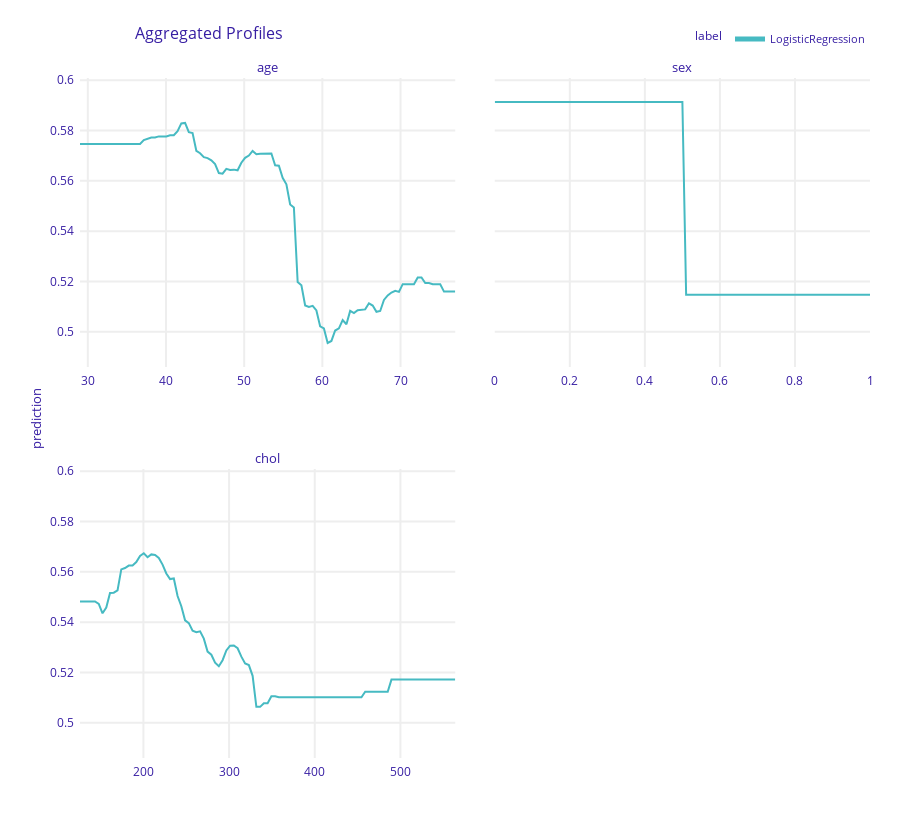
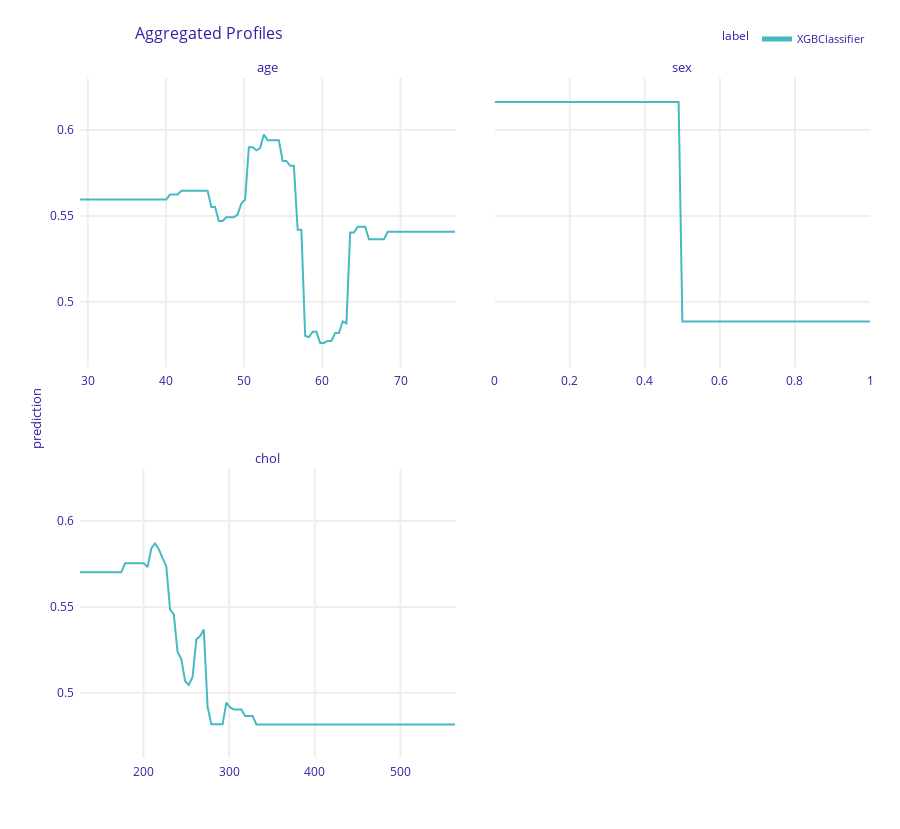

The code cell stored with these charts, in order, in its notebook:
### Code cell
pdp2.plot(variables=['age', 'sex', 'chol'])
pdp.plot(variables=['age', 'sex', 'chol'])

### Figure 1 — Plotly figure (JSON) as saved in the notebook; plotly's stock layout.template omitted (floating-point values rounded to 4 significant figures; data arrays with more than 128 entries replaced by an {"elided": "..."} marker saying what was removed)
{"data": [{"customdata": {"elided": "101x3 mixed values"}, "hovertemplate": "<b>%{hovertext}</b><br><br>prediction=%{y:.3f}<br>mean_prediction=%{customdata[0]:.3f}<extra></extra>", "hovertext": ["LogisticRegression", "LogisticRegression", "LogisticRegression", "LogisticRegression", "LogisticRegression", "LogisticRegression", "LogisticRegression", "LogisticRegression", "LogisticRegression", "LogisticRegression", "LogisticRegression", "LogisticRegression", "LogisticRegression", "LogisticRegression", "LogisticRegression", "LogisticRegression", "LogisticRegression", "LogisticRegression", "LogisticRegression", "LogisticRegression", "LogisticRegression", "LogisticRegression", "LogisticRegression", "LogisticRegression", "LogisticRegression", "LogisticRegression", "LogisticRegression", "LogisticRegression", "LogisticRegression", "LogisticRegression", "LogisticRegression", "LogisticRegression", "LogisticRegression", "LogisticRegression", "LogisticRegression", "LogisticRegression", "LogisticRegression", "LogisticRegression", "LogisticRegression", "LogisticRegression", "LogisticRegression", "LogisticRegression", "LogisticRegression", "LogisticRegression", "LogisticRegression", "LogisticRegression", "LogisticRegression", "LogisticRegression", "LogisticRegression", "LogisticRegression", "LogisticRegression", "LogisticRegression", "LogisticRegression", "LogisticRegression", "LogisticRegression", "LogisticRegression", "LogisticRegression", "LogisticRegression", "LogisticRegression", "LogisticRegression", "LogisticRegression", "LogisticRegression", "LogisticRegression", "LogisticRegression", "LogisticRegression", "LogisticRegression", "LogisticRegression", "LogisticRegression", "LogisticRegression", "LogisticRegression", "LogisticRegression", "LogisticRegression", "LogisticRegression", "LogisticRegression", "LogisticRegression", "LogisticRegression", "LogisticRegression", "LogisticRegression", "LogisticRegression", "LogisticRegression", "LogisticRegression", "LogisticRegression", "LogisticRegression", "LogisticRegression", "LogisticRegression", "LogisticRegression", "LogisticRegression", "LogisticRegression", "LogisticRegression", "LogisticRegression", "LogisticRegression", "LogisticRegression", "LogisticRegression", "LogisticRegression", "LogisticRegression", "LogisticRegression", "LogisticRegression", "LogisticRegression", "LogisticRegression", "LogisticRegression", "LogisticRegression"], "legendgroup": "LogisticRegression", "line": {"color": "#46bac2", "dash": "solid", "width": 2}, "marker": {"symbol": "circle"}, "mode": "lines", "name": "LogisticRegression", "orientation": "v", "showlegend": true, "x": [29.0, 29.48, 29.96, 30.44, 30.92, 31.4, 31.88, 32.36, 32.84, 33.32, 33.8, 34.28, 34.76, 35.24, 35.72, 36.2, 36.68, 37.16, 37.64, 38.12, 38.6, 39.08, 39.56, 40.04, 40.52, 41.0, 41.48, 41.96, 42.44, 42.92, 43.4, 43.88, 44.36, 44.84, 45.32, 45.8, 46.28, 46.76, 47.24, 47.72, 48.2, 48.68, 49.16, 49.64, 50.12, 50.6, 51.08, 51.56, 52.04, 52.52, 53.0, 53.48, 53.96, 54.44, 54.92, 55.4, 55.88, 56.36, 56.84, 57.32, 57.8, 58.28, 58.76, 59.24, 59.72, 60.2, 60.68, 61.16, 61.64, 62.12, 62.6, 63.08, 63.56, 64.04, 64.52, 65.0, 65.48, 65.96, 66.44, 66.92, 67.4, 67.88, 68.36, 68.84, 69.32, 69.8, 70.28, 70.76, 71.24, 71.72, 72.2, 72.68, 73.16, 73.64, 74.12, 74.6, 75.08, 75.56, 76.04, 76.52, 77.0], "xaxis": "x3", "y": [0.5747, 0.5747, 0.5747, 0.5747, 0.5747, 0.5747, 0.5747, 0.5747, 0.5747, 0.5747, 0.5747, 0.5747, 0.5747, 0.5747, 0.5747, 0.5747, 0.5747, 0.5762, 0.5766, 0.5773, 0.5773, 0.5777, 0.5777, 0.5777, 0.5781, 0.5781, 0.5798, 0.5828, 0.583, 0.5793, 0.579, 0.572, 0.571, 0.5694, 0.569, 0.5682, 0.5667, 0.5631, 0.5628, 0.5648, 0.5643, 0.5645, 0.5642, 0.5672, 0.5691, 0.5701, 0.5719, 0.5706, 0.5708, 0.5708, 0.5708, 0.5709, 0.5662, 0.566, 0.5612, 0.5587, 0.5506, 0.5495, 0.5198, 0.5185, 0.5105, 0.5099, 0.5103, 0.5085, 0.5021, 0.5013, 0.4956, 0.4963, 0.5005, 0.5013, 0.5047, 0.503, 0.5083, 0.5074, 0.5086, 0.5086, 0.5089, 0.5113, 0.5104, 0.5079, 0.5083, 0.5126, 0.5144, 0.5156, 0.5163, 0.5159, 0.5189, 0.5189, 0.5189, 0.5189, 0.5216, 0.5216, 0.5194, 0.5194, 0.5189, 0.5189, 0.5189, 0.516, 0.516, 0.516, 0.516], "yaxis": "y3", "type": "scatter", "opacity": 1}, {"customdata": {"elided": "101x3 mixed values"}, "hovertemplate": "<b>%{hovertext}</b><br><br>prediction=%{y:.3f}<br>mean_prediction=%{customdata[0]:.3f}<extra></extra>", "hovertext": ["LogisticRegression", "LogisticRegression", "LogisticRegression", "LogisticRegression", "LogisticRegression", "LogisticRegression", "LogisticRegression", "LogisticRegression", "LogisticRegression", "LogisticRegression", "LogisticRegression", "LogisticRegression", "LogisticRegression", "LogisticRegression", "LogisticRegression", "LogisticRegression", "LogisticRegression", "LogisticRegression", "LogisticRegression", "LogisticRegression", "LogisticRegression", "LogisticRegression", "LogisticRegression", "LogisticRegression", "LogisticRegression", "LogisticRegression", "LogisticRegression", "LogisticRegression", "LogisticRegression", "LogisticRegression", "LogisticRegression", "LogisticRegression", "LogisticRegression", "LogisticRegression", "LogisticRegression", "LogisticRegression", "LogisticRegression", "LogisticRegression", "LogisticRegression", "LogisticRegression", "LogisticRegression", "LogisticRegression", "LogisticRegression", "LogisticRegression", "LogisticRegression", "LogisticRegression", "LogisticRegression", "LogisticRegression", "LogisticRegression", "LogisticRegression", "LogisticRegression", "LogisticRegression", "LogisticRegression", "LogisticRegression", "LogisticRegression", "LogisticRegression", "LogisticRegression", "LogisticRegression", "LogisticRegression", "LogisticRegression", "LogisticRegression", "LogisticRegression", "LogisticRegression", "LogisticRegression", "LogisticRegression", "LogisticRegression", "LogisticRegression", "LogisticRegression", "LogisticRegression", "LogisticRegression", "LogisticRegression", "LogisticRegression", "LogisticRegression", "LogisticRegression", "LogisticRegression", "LogisticRegression", "LogisticRegression", "LogisticRegression", "LogisticRegression", "LogisticRegression", "LogisticRegression", "LogisticRegression", "LogisticRegression", "LogisticRegression", "LogisticRegression", "LogisticRegression", "LogisticRegression", "LogisticRegression", "LogisticRegression", "LogisticRegression", "LogisticRegression", "LogisticRegression", "LogisticRegression", "LogisticRegression", "LogisticRegression", "LogisticRegression", "LogisticRegression", "LogisticRegression", "LogisticRegression", "LogisticRegression", "LogisticRegression"], "legendgroup": "LogisticRegression", "line": {"color": "#46bac2", "dash": "solid", "width": 2}, "marker": {"symbol": "circle"}, "mode": "lines", "name": "LogisticRegression", "orientation": "v", "showlegend": false, "x": [0.0, 0.01, 0.02, 0.03, 0.04, 0.05, 0.06, 0.07, 0.08, 0.09, 0.1, 0.11, 0.12, 0.13, 0.14, 0.15, 0.16, 0.17, 0.18, 0.19, 0.2, 0.21, 0.22, 0.23, 0.24, 0.25, 0.26, 0.27, 0.28, 0.29, 0.3, 0.31, 0.32, 0.33, 0.34, 0.35, 0.36, 0.37, 0.38, 0.39, 0.4, 0.41, 0.42, 0.43, 0.44, 0.45, 0.46, 0.47, 0.48, 0.49, 0.5, 0.51, 0.52, 0.53, 0.54, 0.55, 0.56, 0.57, 0.58, 0.59, 0.6, 0.61, 0.62, 0.63, 0.64, 0.65, 0.66, 0.67, 0.68, 0.69, 0.7, 0.71, 0.72, 0.73, 0.74, 0.75, 0.76, 0.77, 0.78, 0.79, 0.8, 0.81, 0.82, 0.83, 0.84, 0.85, 0.86, 0.87, 0.88, 0.89, 0.9, 0.91, 0.92, 0.93, 0.94, 0.95, 0.96, 0.97, 0.98, 0.99, 1.0], "xaxis": "x4", "y": [0.5913, 0.5913, 0.5913, 0.5913, 0.5913, 0.5913, 0.5913, 0.5913, 0.5913, 0.5913, 0.5913, 0.5913, 0.5913, 0.5913, 0.5913, 0.5913, 0.5913, 0.5913, 0.5913, 0.5913, 0.5913, 0.5913, 0.5913, 0.5913, 0.5913, 0.5913, 0.5913, 0.5913, 0.5913, 0.5913, 0.5913, 0.5913, 0.5913, 0.5913, 0.5913, 0.5913, 0.5913, 0.5913, 0.5913, 0.5913, 0.5913, 0.5913, 0.5913, 0.5913, 0.5913, 0.5913, 0.5913, 0.5913, 0.5913, 0.5913, 0.5913, 0.5147, 0.5147, 0.5147, 0.5147, 0.5147, 0.5147, 0.5147, 0.5147, 0.5147, 0.5147, 0.5147, 0.5147, 0.5147, 0.5147, 0.5147, 0.5147, 0.5147, 0.5147, 0.5147, 0.5147, 0.5147, 0.5147, 0.5147, 0.5147, 0.5147, 0.5147, 0.5147, 0.5147, 0.5147, 0.5147, 0.5147, 0.5147, 0.5147, 0.5147, 0.5147, 0.5147, 0.5147, 0.5147, 0.5147, 0.5147, 0.5147, 0.5147, 0.5147, 0.5147, 0.5147, 0.5147, 0.5147, 0.5147, 0.5147, 0.5147], "yaxis": "y4", "type": "scatter", "opacity": 1}, {"customdata": {"elided": "101x3 mixed values"}, "hovertemplate": "<b>%{hovertext}</b><br><br>prediction=%{y:.3f}<br>mean_prediction=%{customdata[0]:.3f}<extra></extra>", "hovertext": ["LogisticRegression", "LogisticRegression", "LogisticRegression", "LogisticRegression", "LogisticRegression", "LogisticRegression", "LogisticRegression", "LogisticRegression", "LogisticRegression", "LogisticRegression", "LogisticRegression", "LogisticRegression", "LogisticRegression", "LogisticRegression", "LogisticRegression", "LogisticRegression", "LogisticRegression", "LogisticRegression", "LogisticRegression", "LogisticRegression", "LogisticRegression", "LogisticRegression", "LogisticRegression", "LogisticRegression", "LogisticRegression", "LogisticRegression", "LogisticRegression", "LogisticRegression", "LogisticRegression", "LogisticRegression", "LogisticRegression", "LogisticRegression", "LogisticRegression", "LogisticRegression", "LogisticRegression", "LogisticRegression", "LogisticRegression", "LogisticRegression", "LogisticRegression", "LogisticRegression", "LogisticRegression", "LogisticRegression", "LogisticRegression", "LogisticRegression", "LogisticRegression", "LogisticRegression", "LogisticRegression", "LogisticRegression", "LogisticRegression", "LogisticRegression", "LogisticRegression", "LogisticRegression", "LogisticRegression", "LogisticRegression", "LogisticRegression", "LogisticRegression", "LogisticRegression", "LogisticRegression", "LogisticRegression", "LogisticRegression", "LogisticRegression", "LogisticRegression", "LogisticRegression", "LogisticRegression", "LogisticRegression", "LogisticRegression", "LogisticRegression", "LogisticRegression", "LogisticRegression", "LogisticRegression", "LogisticRegression", "LogisticRegression", "LogisticRegression", "LogisticRegression", "LogisticRegression", "LogisticRegression", "LogisticRegression", "LogisticRegression", "LogisticRegression", "LogisticRegression", "LogisticRegression", "LogisticRegression", "LogisticRegression", "LogisticRegression", "LogisticRegression", "LogisticRegression", "LogisticRegression", "LogisticRegression", "LogisticRegression", "LogisticRegression", "LogisticRegression", "LogisticRegression", "LogisticRegression", "LogisticRegression", "LogisticRegression", "LogisticRegression", "LogisticRegression", "LogisticRegression", "LogisticRegression", "LogisticRegression", "LogisticRegression"], "legendgroup": "LogisticRegression", "line": {"color": "#46bac2", "dash": "solid", "width": 2}, "marker": {"symbol": "circle"}, "mode": "lines", "name": "LogisticRegression", "orientation": "v", "showlegend": false, "x": [126.0, 130.4, 134.8, 139.1, 143.5, 147.9, 152.3, 156.7, 161.0, 165.4, 169.8, 174.2, 178.6, 182.9, 187.3, 191.7, 196.1, 200.5, 204.8, 209.2, 213.6, 218.0, 222.4, 226.7, 231.1, 235.5, 239.9, 244.3, 248.6, 253.0, 257.4, 261.8, 266.2, 270.5, 274.9, 279.3, 283.7, 288.1, 292.4, 296.8, 301.2, 305.6, 310.0, 314.3, 318.7, 323.1, 327.5, 331.9, 336.2, 340.6, 345.0, 349.4, 353.8, 358.1, 362.5, 366.9, 371.3, 375.7, 380.0, 384.4, 388.8, 393.2, 397.6, 401.9, 406.3, 410.7, 415.1, 419.5, 423.8, 428.2, 432.6, 437.0, 441.4, 445.7, 450.1, 454.5, 458.9, 463.3, 467.6, 472.0, 476.4, 480.8, 485.2, 489.5, 493.9, 498.3, 502.7, 507.1, 511.4, 515.8, 520.2, 524.6, 529.0, 533.3, 537.7, 542.1, 546.5, 550.9, 555.2, 559.6, 564.0], "xaxis": "x", "y": [0.5482, 0.5482, 0.5482, 0.5482, 0.5482, 0.5473, 0.5435, 0.5458, 0.5516, 0.5517, 0.5526, 0.561, 0.5615, 0.5625, 0.5626, 0.5639, 0.5663, 0.5674, 0.5658, 0.5669, 0.5667, 0.5655, 0.5629, 0.5594, 0.5571, 0.5574, 0.5504, 0.5463, 0.5407, 0.5396, 0.5366, 0.536, 0.5364, 0.5335, 0.5283, 0.5271, 0.5239, 0.5225, 0.5249, 0.5288, 0.5307, 0.5307, 0.5296, 0.5263, 0.5236, 0.5229, 0.5187, 0.5063, 0.5063, 0.5078, 0.5078, 0.5106, 0.5106, 0.5101, 0.5101, 0.5101, 0.5101, 0.5101, 0.5101, 0.5101, 0.5101, 0.5101, 0.5101, 0.5101, 0.5101, 0.5101, 0.5101, 0.5101, 0.5101, 0.5101, 0.5101, 0.5101, 0.5101, 0.5101, 0.5101, 0.5101, 0.5123, 0.5123, 0.5123, 0.5123, 0.5123, 0.5123, 0.5123, 0.5172, 0.5172, 0.5172, 0.5172, 0.5172, 0.5172, 0.5172, 0.5172, 0.5172, 0.5172, 0.5172, 0.5172, 0.5172, 0.5172, 0.5172, 0.5172, 0.5172, 0.5172], "yaxis": "y", "type": "scatter", "opacity": 1}], "layout": {"xaxis": {"anchor": "y", "domain": [0.0, 0.475], "title": {"text": ""}, "showticklabels": true, "type": "linear", "gridwidth": 2, "zeroline": false, "automargin": true, "ticks": "outside", "tickcolor": "white", "ticklen": 3, "fixedrange": true}, "yaxis": {"anchor": "x", "domain": [0.0, 0.425], "title": {"text": ""}, "range": [0.486, 0.6009], "type": "linear", "gridwidth": 2, "zeroline": false, "automargin": true, "ticks": "outside", "tickcolor": "white", "ticklen": 3, "fixedrange": true}, "xaxis2": {"anchor": "y2", "domain": [0.525, 1.0], "title": {"text": ""}, "showticklabels": true, "type": "linear", "gridwidth": 2, "zeroline": false, "automargin": true, "ticks": "outside", "tickcolor": "white", "ticklen": 3, "fixedrange": true}, "yaxis2": {"anchor": "x2", "domain": [0.0, 0.425], "matches": "y", "showticklabels": false, "type": "linear", "gridwidth": 2, "zeroline": false, "automargin": true, "ticks": "outside", "tickcolor": "white", "ticklen": 3, "fixedrange": true, "title": {"text": ""}}, "xaxis3": {"anchor": "y3", "domain": [0.0, 0.475], "showticklabels": true, "type": "linear", "gridwidth": 2, "zeroline": false, "automargin": true, "ticks": "outside", "tickcolor": "white", "ticklen": 3, "fixedrange": true, "title": {"text": ""}}, "yaxis3": {"anchor": "x3", "domain": [0.575, 1.0], "matches": "y", "title": {"text": ""}, "range": [0.486, 0.6009], "type": "linear", "gridwidth": 2, "zeroline": false, "automargin": true, "ticks": "outside", "tickcolor": "white", "ticklen": 3, "fixedrange": true}, "xaxis4": {"anchor": "y4", "domain": [0.525, 1.0], "showticklabels": true, "type": "linear", "gridwidth": 2, "zeroline": false, "automargin": true, "ticks": "outside", "tickcolor": "white", "ticklen": 3, "fixedrange": true, "title": {"text": ""}}, "yaxis4": {"anchor": "x4", "domain": [0.575, 1.0], "matches": "y", "showticklabels": false, "type": "linear", "gridwidth": 2, "zeroline": false, "automargin": true, "ticks": "outside", "tickcolor": "white", "ticklen": 3, "fixedrange": true, "title": {"text": ""}}, "annotations": [{"font": {"size": 13}, "showarrow": false, "text": "chol", "x": 0.2375, "xanchor": "center", "xref": "paper", "y": 0.425, "yanchor": "bottom", "yref": "paper"}, {"font": {"size": 13}, "showarrow": false, "text": "age", "x": 0.2375, "xanchor": "center", "xref": "paper", "y": 1.0, "yanchor": "bottom", "yref": "paper"}, {"font": {"size": 13}, "showarrow": false, "text": "sex", "x": 0.7625, "xanchor": "center", "xref": "paper", "y": 1.0, "yanchor": "bottom", "yref": "paper"}, {"font": {"size": 13}, "showarrow": false, "text": "prediction", "textangle": -90, "x": -0.07, "xref": "paper", "y": 0.5, "yref": "paper"}], "legend": {"title": {"text": "label", "font": {"size": 12}}, "tracegroupgap": 0, "font": {"size": 11}, "orientation": "h", "yanchor": "bottom", "y": 1.036, "xanchor": "right", "x": 1, "itemsizing": "constant"}, "margin": {"t": 78, "b": 71, "r": 30}, "font": {"color": "#371ea3"}, "title": {"font": {"size": 16}, "text": "Aggregated Profiles", "x": 0.15}, "hovermode": "x unified", "height": 829}}

### Figure 2 — Plotly figure (JSON) as saved in the notebook; plotly's stock layout.template omitted (floating-point values rounded to 4 significant figures; data arrays with more than 128 entries replaced by an {"elided": "..."} marker saying what was removed)
{"data": [{"customdata": {"elided": "101x3 mixed values"}, "hovertemplate": "<b>%{hovertext}</b><br><br>prediction=%{y:.3f}<br>mean_prediction=%{customdata[0]:.3f}<extra></extra>", "hovertext": ["XGBClassifier", "XGBClassifier", "XGBClassifier", "XGBClassifier", "XGBClassifier", "XGBClassifier", "XGBClassifier", "XGBClassifier", "XGBClassifier", "XGBClassifier", "XGBClassifier", "XGBClassifier", "XGBClassifier", "XGBClassifier", "XGBClassifier", "XGBClassifier", "XGBClassifier", "XGBClassifier", "XGBClassifier", "XGBClassifier", "XGBClassifier", "XGBClassifier", "XGBClassifier", "XGBClassifier", "XGBClassifier", "XGBClassifier", "XGBClassifier", "XGBClassifier", "XGBClassifier", "XGBClassifier", "XGBClassifier", "XGBClassifier", "XGBClassifier", "XGBClassifier", "XGBClassifier", "XGBClassifier", "XGBClassifier", "XGBClassifier", "XGBClassifier", "XGBClassifier", "XGBClassifier", "XGBClassifier", "XGBClassifier", "XGBClassifier", "XGBClassifier", "XGBClassifier", "XGBClassifier", "XGBClassifier", "XGBClassifier", "XGBClassifier", "XGBClassifier", "XGBClassifier", "XGBClassifier", "XGBClassifier", "XGBClassifier", "XGBClassifier", "XGBClassifier", "XGBClassifier", "XGBClassifier", "XGBClassifier", "XGBClassifier", "XGBClassifier", "XGBClassifier", "XGBClassifier", "XGBClassifier", "XGBClassifier", "XGBClassifier", "XGBClassifier", "XGBClassifier", "XGBClassifier", "XGBClassifier", "XGBClassifier", "XGBClassifier", "XGBClassifier", "XGBClassifier", "XGBClassifier", "XGBClassifier", "XGBClassifier", "XGBClassifier", "XGBClassifier", "XGBClassifier", "XGBClassifier", "XGBClassifier", "XGBClassifier", "XGBClassifier", "XGBClassifier", "XGBClassifier", "XGBClassifier", "XGBClassifier", "XGBClassifier", "XGBClassifier", "XGBClassifier", "XGBClassifier", "XGBClassifier", "XGBClassifier", "XGBClassifier", "XGBClassifier", "XGBClassifier", "XGBClassifier", "XGBClassifier", "XGBClassifier"], "legendgroup": "XGBClassifier", "line": {"color": "#46bac2", "dash": "solid", "width": 2}, "marker": {"symbol": "circle"}, "mode": "lines", "name": "XGBClassifier", "orientation": "v", "showlegend": true, "x": [29.0, 29.48, 29.96, 30.44, 30.92, 31.4, 31.88, 32.36, 32.84, 33.32, 33.8, 34.28, 34.76, 35.24, 35.72, 36.2, 36.68, 37.16, 37.64, 38.12, 38.6, 39.08, 39.56, 40.04, 40.52, 41.0, 41.48, 41.96, 42.44, 42.92, 43.4, 43.88, 44.36, 44.84, 45.32, 45.8, 46.28, 46.76, 47.24, 47.72, 48.2, 48.68, 49.16, 49.64, 50.12, 50.6, 51.08, 51.56, 52.04, 52.52, 53.0, 53.48, 53.96, 54.44, 54.92, 55.4, 55.88, 56.36, 56.84, 57.32, 57.8, 58.28, 58.76, 59.24, 59.72, 60.2, 60.68, 61.16, 61.64, 62.12, 62.6, 63.08, 63.56, 64.04, 64.52, 65.0, 65.48, 65.96, 66.44, 66.92, 67.4, 67.88, 68.36, 68.84, 69.32, 69.8, 70.28, 70.76, 71.24, 71.72, 72.2, 72.68, 73.16, 73.64, 74.12, 74.6, 75.08, 75.56, 76.04, 76.52, 77.0], "xaxis": "x3", "y": [0.5595, 0.5595, 0.5595, 0.5595, 0.5595, 0.5595, 0.5595, 0.5595, 0.5595, 0.5595, 0.5595, 0.5595, 0.5595, 0.5595, 0.5595, 0.5595, 0.5595, 0.5595, 0.5595, 0.5595, 0.5595, 0.5595, 0.5595, 0.5595, 0.5624, 0.5624, 0.5624, 0.5647, 0.5647, 0.5647, 0.5647, 0.5647, 0.5647, 0.5647, 0.5647, 0.5552, 0.5552, 0.547, 0.547, 0.5492, 0.5492, 0.5492, 0.5508, 0.5572, 0.5596, 0.5899, 0.5899, 0.5882, 0.5895, 0.5974, 0.5941, 0.5941, 0.5941, 0.5941, 0.582, 0.582, 0.5792, 0.5792, 0.5419, 0.5419, 0.4802, 0.4794, 0.4826, 0.4826, 0.476, 0.476, 0.4772, 0.4772, 0.4818, 0.4818, 0.4886, 0.4874, 0.5403, 0.5403, 0.5437, 0.5437, 0.5437, 0.5364, 0.5364, 0.5364, 0.5364, 0.5364, 0.5408, 0.5408, 0.5408, 0.5408, 0.5408, 0.5408, 0.5408, 0.5408, 0.5408, 0.5408, 0.5408, 0.5408, 0.5408, 0.5408, 0.5408, 0.5408, 0.5408, 0.5408, 0.5408], "yaxis": "y3", "type": "scatter", "opacity": 1}, {"customdata": {"elided": "101x3 mixed values"}, "hovertemplate": "<b>%{hovertext}</b><br><br>prediction=%{y:.3f}<br>mean_prediction=%{customdata[0]:.3f}<extra></extra>", "hovertext": ["XGBClassifier", "XGBClassifier", "XGBClassifier", "XGBClassifier", "XGBClassifier", "XGBClassifier", "XGBClassifier", "XGBClassifier", "XGBClassifier", "XGBClassifier", "XGBClassifier", "XGBClassifier", "XGBClassifier", "XGBClassifier", "XGBClassifier", "XGBClassifier", "XGBClassifier", "XGBClassifier", "XGBClassifier", "XGBClassifier", "XGBClassifier", "XGBClassifier", "XGBClassifier", "XGBClassifier", "XGBClassifier", "XGBClassifier", "XGBClassifier", "XGBClassifier", "XGBClassifier", "XGBClassifier", "XGBClassifier", "XGBClassifier", "XGBClassifier", "XGBClassifier", "XGBClassifier", "XGBClassifier", "XGBClassifier", "XGBClassifier", "XGBClassifier", "XGBClassifier", "XGBClassifier", "XGBClassifier", "XGBClassifier", "XGBClassifier", "XGBClassifier", "XGBClassifier", "XGBClassifier", "XGBClassifier", "XGBClassifier", "XGBClassifier", "XGBClassifier", "XGBClassifier", "XGBClassifier", "XGBClassifier", "XGBClassifier", "XGBClassifier", "XGBClassifier", "XGBClassifier", "XGBClassifier", "XGBClassifier", "XGBClassifier", "XGBClassifier", "XGBClassifier", "XGBClassifier", "XGBClassifier", "XGBClassifier", "XGBClassifier", "XGBClassifier", "XGBClassifier", "XGBClassifier", "XGBClassifier", "XGBClassifier", "XGBClassifier", "XGBClassifier", "XGBClassifier", "XGBClassifier", "XGBClassifier", "XGBClassifier", "XGBClassifier", "XGBClassifier", "XGBClassifier", "XGBClassifier", "XGBClassifier", "XGBClassifier", "XGBClassifier", "XGBClassifier", "XGBClassifier", "XGBClassifier", "XGBClassifier", "XGBClassifier", "XGBClassifier", "XGBClassifier", "XGBClassifier", "XGBClassifier", "XGBClassifier", "XGBClassifier", "XGBClassifier", "XGBClassifier", "XGBClassifier", "XGBClassifier", "XGBClassifier"], "legendgroup": "XGBClassifier", "line": {"color": "#46bac2", "dash": "solid", "width": 2}, "marker": {"symbol": "circle"}, "mode": "lines", "name": "XGBClassifier", "orientation": "v", "showlegend": false, "x": [0.0, 0.01, 0.02, 0.03, 0.04, 0.05, 0.06, 0.07, 0.08, 0.09, 0.1, 0.11, 0.12, 0.13, 0.14, 0.15, 0.16, 0.17, 0.18, 0.19, 0.2, 0.21, 0.22, 0.23, 0.24, 0.25, 0.26, 0.27, 0.28, 0.29, 0.3, 0.31, 0.32, 0.33, 0.34, 0.35, 0.36, 0.37, 0.38, 0.39, 0.4, 0.41, 0.42, 0.43, 0.44, 0.45, 0.46, 0.47, 0.48, 0.49, 0.5, 0.51, 0.52, 0.53, 0.54, 0.55, 0.56, 0.57, 0.58, 0.59, 0.6, 0.61, 0.62, 0.63, 0.64, 0.65, 0.66, 0.67, 0.68, 0.69, 0.7, 0.71, 0.72, 0.73, 0.74, 0.75, 0.76, 0.77, 0.78, 0.79, 0.8, 0.81, 0.82, 0.83, 0.84, 0.85, 0.86, 0.87, 0.88, 0.89, 0.9, 0.91, 0.92, 0.93, 0.94, 0.95, 0.96, 0.97, 0.98, 0.99, 1.0], "xaxis": "x4", "y": [0.6163, 0.6163, 0.6163, 0.6163, 0.6163, 0.6163, 0.6163, 0.6163, 0.6163, 0.6163, 0.6163, 0.6163, 0.6163, 0.6163, 0.6163, 0.6163, 0.6163, 0.6163, 0.6163, 0.6163, 0.6163, 0.6163, 0.6163, 0.6163, 0.6163, 0.6163, 0.6163, 0.6163, 0.6163, 0.6163, 0.6163, 0.6163, 0.6163, 0.6163, 0.6163, 0.6163, 0.6163, 0.6163, 0.6163, 0.6163, 0.6163, 0.6163, 0.6163, 0.6163, 0.6163, 0.6163, 0.6163, 0.6163, 0.6163, 0.6163, 0.4886, 0.4886, 0.4886, 0.4886, 0.4886, 0.4886, 0.4886, 0.4886, 0.4886, 0.4886, 0.4886, 0.4886, 0.4886, 0.4886, 0.4886, 0.4886, 0.4886, 0.4886, 0.4886, 0.4886, 0.4886, 0.4886, 0.4886, 0.4886, 0.4886, 0.4886, 0.4886, 0.4886, 0.4886, 0.4886, 0.4886, 0.4886, 0.4886, 0.4886, 0.4886, 0.4886, 0.4886, 0.4886, 0.4886, 0.4886, 0.4886, 0.4886, 0.4886, 0.4886, 0.4886, 0.4886, 0.4886, 0.4886, 0.4886, 0.4886, 0.4886], "yaxis": "y4", "type": "scatter", "opacity": 1}, {"customdata": {"elided": "101x3 mixed values"}, "hovertemplate": "<b>%{hovertext}</b><br><br>prediction=%{y:.3f}<br>mean_prediction=%{customdata[0]:.3f}<extra></extra>", "hovertext": ["XGBClassifier", "XGBClassifier", "XGBClassifier", "XGBClassifier", "XGBClassifier", "XGBClassifier", "XGBClassifier", "XGBClassifier", "XGBClassifier", "XGBClassifier", "XGBClassifier", "XGBClassifier", "XGBClassifier", "XGBClassifier", "XGBClassifier", "XGBClassifier", "XGBClassifier", "XGBClassifier", "XGBClassifier", "XGBClassifier", "XGBClassifier", "XGBClassifier", "XGBClassifier", "XGBClassifier", "XGBClassifier", "XGBClassifier", "XGBClassifier", "XGBClassifier", "XGBClassifier", "XGBClassifier", "XGBClassifier", "XGBClassifier", "XGBClassifier", "XGBClassifier", "XGBClassifier", "XGBClassifier", "XGBClassifier", "XGBClassifier", "XGBClassifier", "XGBClassifier", "XGBClassifier", "XGBClassifier", "XGBClassifier", "XGBClassifier", "XGBClassifier", "XGBClassifier", "XGBClassifier", "XGBClassifier", "XGBClassifier", "XGBClassifier", "XGBClassifier", "XGBClassifier", "XGBClassifier", "XGBClassifier", "XGBClassifier", "XGBClassifier", "XGBClassifier", "XGBClassifier", "XGBClassifier", "XGBClassifier", "XGBClassifier", "XGBClassifier", "XGBClassifier", "XGBClassifier", "XGBClassifier", "XGBClassifier", "XGBClassifier", "XGBClassifier", "XGBClassifier", "XGBClassifier", "XGBClassifier", "XGBClassifier", "XGBClassifier", "XGBClassifier", "XGBClassifier", "XGBClassifier", "XGBClassifier", "XGBClassifier", "XGBClassifier", "XGBClassifier", "XGBClassifier", "XGBClassifier", "XGBClassifier", "XGBClassifier", "XGBClassifier", "XGBClassifier", "XGBClassifier", "XGBClassifier", "XGBClassifier", "XGBClassifier", "XGBClassifier", "XGBClassifier", "XGBClassifier", "XGBClassifier", "XGBClassifier", "XGBClassifier", "XGBClassifier", "XGBClassifier", "XGBClassifier", "XGBClassifier", "XGBClassifier"], "legendgroup": "XGBClassifier", "line": {"color": "#46bac2", "dash": "solid", "width": 2}, "marker": {"symbol": "circle"}, "mode": "lines", "name": "XGBClassifier", "orientation": "v", "showlegend": false, "x": [126.0, 130.4, 134.8, 139.1, 143.5, 147.9, 152.3, 156.7, 161.0, 165.4, 169.8, 174.2, 178.6, 182.9, 187.3, 191.7, 196.1, 200.5, 204.8, 209.2, 213.6, 218.0, 222.4, 226.7, 231.1, 235.5, 239.9, 244.3, 248.6, 253.0, 257.4, 261.8, 266.2, 270.5, 274.9, 279.3, 283.7, 288.1, 292.4, 296.8, 301.2, 305.6, 310.0, 314.3, 318.7, 323.1, 327.5, 331.9, 336.2, 340.6, 345.0, 349.4, 353.8, 358.1, 362.5, 366.9, 371.3, 375.7, 380.0, 384.4, 388.8, 393.2, 397.6, 401.9, 406.3, 410.7, 415.1, 419.5, 423.8, 428.2, 432.6, 437.0, 441.4, 445.7, 450.1, 454.5, 458.9, 463.3, 467.6, 472.0, 476.4, 480.8, 485.2, 489.5, 493.9, 498.3, 502.7, 507.1, 511.4, 515.8, 520.2, 524.6, 529.0, 533.3, 537.7, 542.1, 546.5, 550.9, 555.2, 559.6, 564.0], "xaxis": "x", "y": [0.5701, 0.5701, 0.5701, 0.5701, 0.5701, 0.5701, 0.5701, 0.5701, 0.5701, 0.5701, 0.5701, 0.5701, 0.5754, 0.5754, 0.5754, 0.5754, 0.5754, 0.5754, 0.5732, 0.584, 0.5869, 0.5836, 0.5784, 0.5736, 0.5484, 0.5456, 0.5237, 0.5196, 0.5069, 0.5046, 0.5092, 0.531, 0.533, 0.5368, 0.4918, 0.4816, 0.4816, 0.4816, 0.4816, 0.4942, 0.4915, 0.4903, 0.4903, 0.4903, 0.4864, 0.4864, 0.4864, 0.4816, 0.4816, 0.4816, 0.4816, 0.4816, 0.4816, 0.4816, 0.4816, 0.4816, 0.4816, 0.4816, 0.4816, 0.4816, 0.4816, 0.4816, 0.4816, 0.4816, 0.4816, 0.4816, 0.4816, 0.4816, 0.4816, 0.4816, 0.4816, 0.4816, 0.4816, 0.4816, 0.4816, 0.4816, 0.4816, 0.4816, 0.4816, 0.4816, 0.4816, 0.4816, 0.4816, 0.4816, 0.4816, 0.4816, 0.4816, 0.4816, 0.4816, 0.4816, 0.4816, 0.4816, 0.4816, 0.4816, 0.4816, 0.4816, 0.4816, 0.4816, 0.4816, 0.4816, 0.4816], "yaxis": "y", "type": "scatter", "opacity": 1}], "layout": {"xaxis": {"anchor": "y", "domain": [0.0, 0.475], "title": {"text": ""}, "showticklabels": true, "type": "linear", "gridwidth": 2, "zeroline": false, "automargin": true, "ticks": "outside", "tickcolor": "white", "ticklen": 3, "fixedrange": true}, "yaxis": {"anchor": "x", "domain": [0.0, 0.425], "title": {"text": ""}, "range": [0.462, 0.6303], "type": "linear", "gridwidth": 2, "zeroline": false, "automargin": true, "ticks": "outside", "tickcolor": "white", "ticklen": 3, "fixedrange": true}, "xaxis2": {"anchor": "y2", "domain": [0.525, 1.0], "title": {"text": ""}, "showticklabels": true, "type": "linear", "gridwidth": 2, "zeroline": false, "automargin": true, "ticks": "outside", "tickcolor": "white", "ticklen": 3, "fixedrange": true}, "yaxis2": {"anchor": "x2", "domain": [0.0, 0.425], "matches": "y", "showticklabels": false, "type": "linear", "gridwidth": 2, "zeroline": false, "automargin": true, "ticks": "outside", "tickcolor": "white", "ticklen": 3, "fixedrange": true, "title": {"text": ""}}, "xaxis3": {"anchor": "y3", "domain": [0.0, 0.475], "showticklabels": true, "type": "linear", "gridwidth": 2, "zeroline": false, "automargin": true, "ticks": "outside", "tickcolor": "white", "ticklen": 3, "fixedrange": true, "title": {"text": ""}}, "yaxis3": {"anchor": "x3", "domain": [0.575, 1.0], "matches": "y", "title": {"text": ""}, "range": [0.462, 0.6303], "type": "linear", "gridwidth": 2, "zeroline": false, "automargin": true, "ticks": "outside", "tickcolor": "white", "ticklen": 3, "fixedrange": true}, "xaxis4": {"anchor": "y4", "domain": [0.525, 1.0], "showticklabels": true, "type": "linear", "gridwidth": 2, "zeroline": false, "automargin": true, "ticks": "outside", "tickcolor": "white", "ticklen": 3, "fixedrange": true, "title": {"text": ""}}, "yaxis4": {"anchor": "x4", "domain": [0.575, 1.0], "matches": "y", "showticklabels": false, "type": "linear", "gridwidth": 2, "zeroline": false, "automargin": true, "ticks": "outside", "tickcolor": "white", "ticklen": 3, "fixedrange": true, "title": {"text": ""}}, "annotations": [{"font": {"size": 13}, "showarrow": false, "text": "chol", "x": 0.2375, "xanchor": "center", "xref": "paper", "y": 0.425, "yanchor": "bottom", "yref": "paper"}, {"font": {"size": 13}, "showarrow": false, "text": "age", "x": 0.2375, "xanchor": "center", "xref": "paper", "y": 1.0, "yanchor": "bottom", "yref": "paper"}, {"font": {"size": 13}, "showarrow": false, "text": "sex", "x": 0.7625, "xanchor": "center", "xref": "paper", "y": 1.0, "yanchor": "bottom", "yref": "paper"}, {"font": {"size": 13}, "showarrow": false, "text": "prediction", "textangle": -90, "x": -0.07, "xref": "paper", "y": 0.5, "yref": "paper"}], "legend": {"title": {"text": "label", "font": {"size": 12}}, "tracegroupgap": 0, "font": {"size": 11}, "orientation": "h", "yanchor": "bottom", "y": 1.036, "xanchor": "right", "x": 1, "itemsizing": "constant"}, "margin": {"t": 78, "b": 71, "r": 30}, "font": {"color": "#371ea3"}, "title": {"font": {"size": 16}, "text": "Aggregated Profiles", "x": 0.15}, "hovermode": "x unified", "height": 829}}
